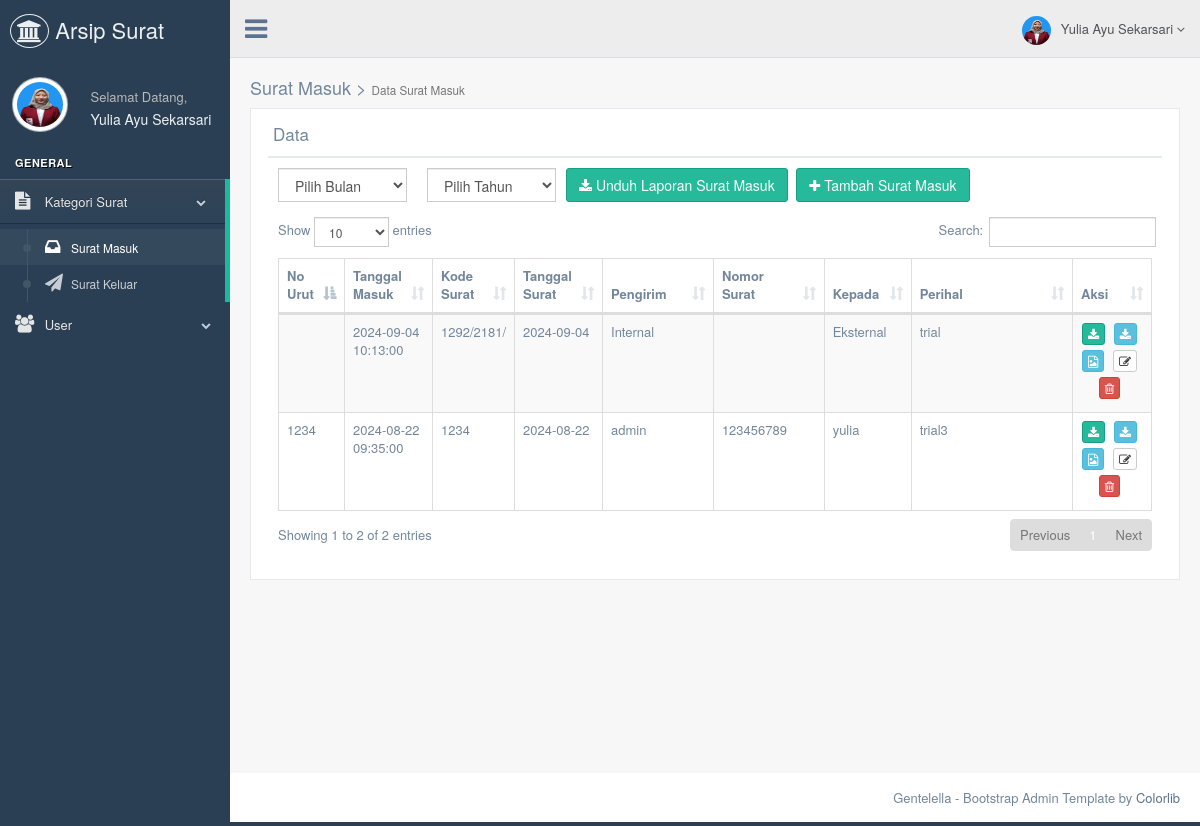
Screenshot of /admin/datasuratmasuk.php (signed in) with the database file from the repository.
### tables this page shows
CREATE TABLE `tb_suratmasuk` (
  `id_suratmasuk` int(11) NOT NULL,
  `tanggalmasuk_suratmasuk` datetime NOT NULL DEFAULT current_timestamp(),
  `kode_suratmasuk` varchar(10) NOT NULL,
  `nomorurut_suratmasuk` varchar(7) NOT NULL,
  `nomor_suratmasuk` varchar(25) NOT NULL,
  `tanggalsurat_suratmasuk` date NOT NULL,
  `pengirim` varchar(255) NOT NULL,
  `kepada_suratmasuk` varchar(255) NOT NULL,
  `perihal_suratmasuk` text NOT NULL,
  `file_suratmasuk` varchar(255) NOT NULL,
  `operator` varchar(50) NOT NULL,
  `tanggal_entry` datetime NOT NULL DEFAULT current_timestamp(),
  `disposisi1` varchar(50) NOT NULL,
  `tanggal_disposisi1` datetime NOT NULL DEFAULT current_timestamp(),
  `disposisi2` varchar(50) NOT NULL,
  `tanggal_disposisi2` varchar(25) NOT NULL,
  `disposisi3` varchar(50) NOT NULL,
  `tanggal_disposisi3` datetime NOT NULL DEFAULT current_timestamp()
);

### admin/datasuratmasuk.php (the view, shortened to what this page needs)
<!DOCTYPE html>
<html lang="en">
  <head>
    <link href="../assets/vendors/bootstrap/dist/css/bootstrap.min.css" rel="stylesheet">
    <link href="../assets/vendors/font-awesome/css/font-awesome.min.css" rel="stylesheet">
    <link href="../assets/vendors/nprogress/nprogress.css" rel="stylesheet">
    <link href="../assets/vendors/iCheck/skins/flat/green.css" rel="stylesheet">
    <link href="../assets/vendors/datatables.net-bs/css/dataTables.bootstrap.min.css" rel="stylesheet">
    <link href="../assets/vendors/datatables.net-buttons-bs/css/buttons.bootstrap.min.css" rel="stylesheet">
    <link href="../assets/vendors/datatables.net-fixedheader-bs/css/fixedHeader.bootstrap.min.css" rel="stylesheet">
    <link href="../assets/vendors/datatables.net-responsive-bs/css/responsive.bootstrap.min.css" rel="stylesheet">
    <link href="../assets/vendors/datatables.net-scroller-bs/css/scroller.bootstrap.min.css" rel="stylesheet">
    <link href="../assets/build/css/custom.min.css" rel="stylesheet">
  </head>
  <body class="nav-md">
    <div class="container body">
      <div class="main_container">
        <?php
        include("sidebarmenu.php");
        ?>
        <?php
        include("header.php");
        ?>
        <div class="right_col" role="main">
          <div class="">
            <div class="page-title">
              <div class="title_right">
                <h2>Surat Masuk > <small>Data Surat Masuk</small></h2>
              </div>
            </div>
            <div class="clearfix"></div>
            <div class="row">
              <div class="col-md-12 col-sm-12 col-xs-12">
                <div class="x_panel">
                  <div class="x_title">
                    <h2>Data<small>Surat Masuk</small></h2>
                    <div class="clearfix"></div>
                  </div>
                      <form action="downloadlaporan_suratmasuk.php"  name="download_suratmasuk" method="post" enctype="multipart/form-data" id="demo-form2" data-parsley-validate class="form-horizontal form-label-left">
                        <div class="col-md-2 col-sm-2 col-xs-6">
                          <select name="bulan" class="select2_single form-control" tabindex="-1">
                            <option>Pilih Bulan</option>
                          </select>
                        </div>
                        <div class="col-md-2 col-sm-2 col-xs-6">
                          <select name="tahun" class="select2_single form-control" tabindex="-1">
                            <option>Pilih Tahun</option>
                          </select>
                        </div>
                  <button type="submit" class="btn btn-success"><i class="fa fa-download"></i> Unduh Laporan Surat Masuk</button></a>
                  <a href="inputsuratmasuk.php"><button type="button" class="btn btn-success"><i class="fa fa-plus"></i> Tambah Surat Masuk</button></a>
                  </form>
                  <div class="x_content">
                  <div class="x_content">
                              <?php
                              include '../koneksi/koneksi.php';
                              $sql1  		= "SELECT * FROM tb_suratmasuk order by	id_suratmasuk asc";
                              $query1  	= mysqli_query($db, $sql1);
                              $total		= mysqli_num_rows($query1);
                              if ($total == 0) {
                                echo"<center><h2>Belum Ada Data Surat Masuk</h2></center>";
                              }
                              else{?>
                    <table id="datatable" class="table table-striped table-bordered">
                      <thead>
                        <tr>
                          <th width="3%">No Urut</th>
                          <th width="10%">Tanggal Masuk</th>
                          <th width="3%">Kode Surat</th>
                          <th width="10%">Tanggal Surat</th>
                          <th width="14%">Pengirim</th>
                          <th width="15%">Nomor Surat</th>
                          <th width="10%">Kepada</th>
                          <th width="25%">Perihal</th>
                          <th width="15%">Aksi</th>
                        </tr>
                      </thead>
                      <tbody>
                            <?php
                            while($data = mysqli_fetch_array($query1)){
                              echo'<tr>
                              <td>	'. $data['nomorurut_suratmasuk'].'  	</td>
                              <td>	'. $data['tanggalmasuk_suratmasuk'].'		</td>
                              <td>	'. $data['kode_suratmasuk'].'	</td>
                              <td>	'. $data['tanggalsurat_suratmasuk'].'	</td>
                              <td>	'. $data['pengirim'].'  		</td>
                              <td>	'. $data['nomor_suratmasuk'].'  		</td>
                              <td>	'. $data['kepada_suratmasuk'].'		</td>
                              <td>  '. $data['perihal_suratmasuk'].'  </td>
                              <td style="text-align:center;">
                              <a href= surat_masuk/'.$data['file_suratmasuk'].'><button type="button" title="Unduh File" class="btn btn-success btn-xs"><i class="fa fa-download"></i></button></a>
                              <a href= downloaddisposisi.php?id_suratmasuk='.$data['id_suratmasuk'].'><button type="button" title="Unduh Disposisi" class="btn btn-info btn-xs"><i class="fa fa-download"></i></button></a>
                              <a href=detail-suratmasuk.php?id_suratmasuk='.$data['id_suratmasuk'].'><button type="button" title="Detail" class="btn btn-info btn-xs"><i class="fa fa-file-image-o"></i></button></a>
                              <a href=editsuratmasuk.php?id_suratmasuk='.$data['id_suratmasuk'].'><button type="button" title="Edit" class="btn btn-default btn-xs"><i class="fa fa-edit"></i></button></a>
                              <a onclick="return konfirmasi()" href="proses/proses_hapussuratmasuk.php?id_suratmasuk='.$data['id_suratmasuk'].'"><button type="button" title="Hapus" class="btn btn-danger btn-xs"><i class="fa fa-trash-o"></i></button></a></td>
                              </tr>';
                            }
                            ?>
                      </tbody>
                    </table>
                   <?php } ?>
                  </div>
                  </div>
                </div>
              </div>
            </div>
          </div>
        </div>
        <footer>
          <div class="pull-right">
            Gentelella - Bootstrap Admin Template by <a href="https://colorlib.com">Colorlib</a>
          </div>
          <div class="clearfix"></div>
        </footer>
      </div>
    </div>
  </body>
</html>

### admin/sidebarmenu.php (shortened to what this page needs)
<?php
	 include '../koneksi/koneksi.php';
			$sql  		= "SELECT * FROM tb_admin where id_admin='".$_SESSION['id']."'";
			$query  	= mysqli_query($db, $sql);
			$data 		= mysqli_fetch_array($query);
?>
        <div class="col-md-3 left_col">
          <div class="left_col scroll-view">
            <div class="navbar nav_title" style="border: 0;">
              <a href="index.php" class="site_title"><i class="fa fa-institution"></i> <span> Arsip Surat</span></a>
            </div>
            <div class="profile clearfix">
              <div class="profile_pic">
                <img src="images/<?php echo $data['gambar']; ?>" height="55" width="55" alt="" class="img-circle profile_img">
              </div>
              <div class="profile_info">
                <span>Selamat Datang,</span>
                <h2><?php echo $_SESSION['nama'];?></h2>
              </div>
            </div>
            <br />
            <div id="sidebar-menu" class="main_menu_side hidden-print main_menu">
              <div class="menu_section">
                <h3>General</h3>
                <ul class="nav side-menu">
                  <li><a><i class="fa fa-file-text"></i> Kategori Surat <span class="fa fa-chevron-down"></span></a>
                    <ul class="nav child_menu">
                      <li><a href="datasuratmasuk.php"><i class="fa  fa-inbox"></i>Surat Masuk</a></li>
                      <li><a href="datasuratkeluar.php"><i class="fa fa-send"></i>Surat Keluar</a></li>
                    </ul>
                  </li>
                  <li><a><i class="fa fa-users"></i> User <span class="fa fa-chevron-down"></span></a>
                  </li>
                </ul>
              </div>
            </div>
          </div>
        </div>

### admin/header.php (shortened to what this page needs)
<?php
include '../koneksi/koneksi.php';
$sql  		= "SELECT * FROM tb_admin where id_admin='".$_SESSION['id']."'";
$query  	= mysqli_query($db, $sql);
$data 		= mysqli_fetch_array($query);
?>
        <div class="top_nav">
          <div class="nav_menu">
            <nav>
              <div class="nav toggle">
                <a id="menu_toggle"><i class="fa fa-bars"></i></a>
              </div>
              <ul class="nav navbar-nav navbar-right">
                <li class="">
                  <a href="javascript:;" class="user-profile dropdown-toggle" data-toggle="dropdown" aria-expanded="false">
                    <img src="images/<?php echo $data['gambar']; ?>" alt=""><?php echo $_SESSION['nama'];?>
                    <span class=" fa fa-angle-down"></span>
                  </a>
                </li>
              </ul>
            </nav>
          </div>
        </div>

### rows the page displays
tb_suratmasuk: nomorurut_suratmasuk "1234", tanggalmasuk_suratmasuk "2024-08-22 09:35:00", kode_suratmasuk "1234", tanggalsurat_suratmasuk "2024-08-22", pengirim "admin", nomor_suratmasuk "123456789", kepada_suratmasuk "yulia", perihal_suratmasuk "trial3"
tb_suratmasuk: tanggalmasuk_suratmasuk "2024-09-04 10:13:00", kode_suratmasuk "1292/2181/", tanggalsurat_suratmasuk "2024-09-04", pengirim "Internal", kepada_suratmasuk "Eksternal", perihal_suratmasuk "trial"

### other values shown
$_SESSION['nama'] "Yulia Ayu Sekarsari"
